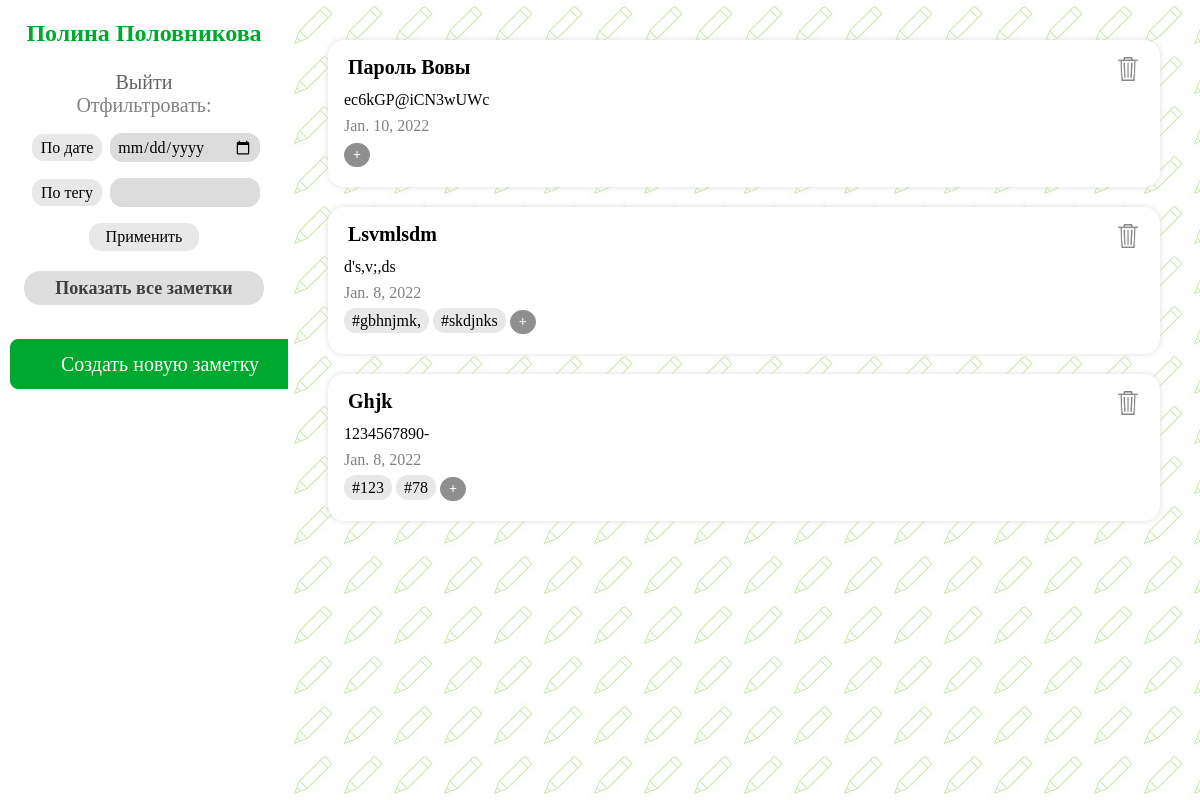
The page /evernote/main (signed in) on the database its author committed.
### evernote/models.py (models this page shows, shortened)
class Note(models.Model):
    person = models.ForeignKey(User, on_delete=models.SET_NULL, null=True)
    name = models.CharField(max_length=45, null=False)
    date = models.DateField(auto_now=True, null=False)
    text = models.TextField(null=True)

class NoteHasTag(models.Model):
    note = models.ForeignKey(Note, on_delete=models.CASCADE, null=False)
    tag = models.ForeignKey(Tag, on_delete=models.CASCADE, null=False)

class Tag(models.Model):
    name = models.CharField(max_length=45, null=False, unique=False)

### evernote/views.py (the view)
# urls.py: path('evernote/main', views.show_main, name='main_page'),
def show_main(request):
    if request.user.is_authenticated:
        notes = Note.objects.filter(person_id=request.user.id).order_by('-date')
        tags = Tag.objects.all()
        note_has_tag = NoteHasTag.objects.all()
        data = {'notes': notes, 'tags': tags, 'note_has_tag': note_has_tag}
        if request.method == 'POST':
            filter_form = FilterForm(request.POST)
            if filter_form.is_valid():
                if filter_form.cleaned_data['date'] is not None:
                    notes = notes.filter(date=filter_form.cleaned_data['date'])
                if filter_form.cleaned_data['tag'] != '':
                    notes = notes.filter(notehastag__tag__name=filter_form.cleaned_data['tag'])
                data['notes'] = notes
        else:
            filter_form = FilterForm()
        data['filter_form'] = filter_form
        return render(request, 'evernote/main.html', data)
    else:
        return redirect('registration_page')

### evernote/forms.py
class FilterForm(forms.Form):
    date = forms.DateField(widget=forms.DateInput(attrs={'type': 'date', 'class': 'filterForms'}), required=False,
                           label='По дате')
    tag = forms.CharField(widget=forms.TextInput(attrs={'class': 'filterForms'}), max_length=45, required=False,
                          label='По тегу')

### evernote/templates/evernote/main.html (shortened to what this page needs)
{% load static %}
<!DOCTYPE html>
<html lang="ru">
<head>
    <link rel="stylesheet" href="{% static 'evernote/css/style3.css' %}">
</head>
<body>
<div class="main">
    <div class="leftBlock">
        <div class="id">
            <p class="username">{{ user.first_name }} {{ user.last_name }}</p>
        </div>
        <div>
            <a href="{% url 'logout' %}" class="logout">Выйти</a>
        </div>
        <div class="filter">
            <div class="filter1">
                Отфильтровать:
            </div>
            <form action="{% url 'main_page' %}" method="post">
                <p><label class="filterBy"
                          for="{{ filter_form.date.id_for_label }}">{{ filter_form.date.label }}</label>
                    {{ filter_form.date }}
                </p>
                <p><label class="filterBy"
                          for="{{ filter_form.tag.id_for_label }}">{{ filter_form.tag.label }}</label>
                    {{ filter_form.tag }}
                </p>
                <button type="submit" class="filterButton">Применить</button>
            </form>
            <a href="{% url 'main_page' %}">
                <button class="allNotes">Показать все заметки</button>
            </a>
        </div>
        <div class="addNew">
            <a href="{% url 'add-note_page' %}">
                <button class="addNewNote">Создать новую заметку</button>
            </a>
        </div>
    </div>
    <div class="rightBlock">
        {% for note in notes %}
            <div class="divNote">
                <div class="noteRow">
                    <div class="noteTitle">
                        {{ note.name|capfirst }}
                    </div>
                    <div class="deleteNote1">
                        <a href="main/{{ note.pk }}">
                            <button class="deleteNote">
                                <img src="{% static '/evernote/img/delete.png' %}">
                            </button>
                        </a>
                    </div>
                </div>
                <div class="noteBody">
                    {{ note.text }}
                </div>
                <div class="noteDate">
                    {{ note.date }}
                </div>
                <div class="noteTags">
                    {% for tag in tags %}
                        {% for el in note_has_tag %}
                            {% if note.pk == el.note_id and tag.pk == el.tag_id %}
                                <span class="noteTag">#{{ tag.name }}</span>
                            {% endif %}
                        {% endfor %}
                    {% endfor %}
                    <a href="add-tag/{{ note.pk }}">
                        <button class=" addNewTag">+</button>
                    </a>
                </div>
            </div>
        {% endfor %}
    </div>
</div>
</body>
</html>

### evernote/static/evernote/css/style3.css (style rules this page uses)
* { box-sizing: border-box; }
body { margin: 0; }
html, body { height: 100%; }
.main { font-family: Georgia; height: 100%; display: flex; width: 100%; }
.leftBlock { display: flex; flex-direction: column; width: 24%; height: 100%; padding: 10px; background-color: white; text-align: center; }
.leftBlock .username { font-weight: bold; margin: 10px 0 24px; font-size: 24px; color: rgb(0, 168, 45); }
.leftBlock .filter1 { margin-bottom: 16px; font: 20px Georgia; color: #818181; }
.leftBlock .filterBy { font: 16px Georgia; background-color: #e8e8e8; border: 1px solid #e8e8e8; border-radius: 12px; height: 28px; width: 84px; padding: 4px 8px; margin: 0 4px 0; }
.filterForms { border-radius: 12px; border: 1px solid #dcdcdc; background-color: #dcdcdc; font: 16px Georgia; width: 150px; padding: 0 6px; height: 29px; }
.leftBlock .filterButton { font: 16px Georgia; background-color: #e8e8e8; border: 1px solid #e8e8e8; border-radius: 12px; height: 28px; width: 110px; padding: 4px 8px; margin: 0 4px 0; }
.deleteNote img { height: 24px; width: 20px; }
.deleteNote { border: none; background-color: white; }
.leftBlock .filter { margin-bottom: 24px; }
.leftBlock .addNewNote { width: 300px; height: 50px; border: 1px solid rgb(0, 168, 45); background-color: rgb(0, 168, 45); border-radius: 8px; font: 20px Georgia; color: white; }
.leftBlock .logout { margin-bottom: 16px; font: 20px Georgia; text-decoration: none; color: #656565; }
.allNotes { margin-top: 20px; margin-bottom: 10px; border: 1px solid #dedede; width: 240px; height: 34px; color: #3f3f3f; font: bold 18px Georgia; border-radius: 16px; background-color: #dedede; }
.rightBlock { overflow-y: auto; padding: 20px; width: 76%; background-image: url(/static/evernote/img/pencil.jpg); }
.divNote { font: 16px Georgia; padding: 16px; background-color: white; border-radius: 16px; margin: 20px 20px; box-shadow: 0 0 6px #dedede; }
.noteTitle { font-size: 20px; font-weight: bold; padding: 0 0 8px 4px; }
.noteBody { padding: 4px 0; text-align: justify; }
.noteDate { padding: 4px 0; color: gray; }
.noteTags { padding: 4px 0; }
.noteRow { display: flex; justify-content: space-between; }
.noteTag { background-color: #e8e8e8; border-radius: 12px; padding: 4px 8px; }
.addNewTag { border: 1px solid rgb(143, 143, 143); background-color: rgb(143, 143, 143); border-radius: 12px; font: bold 14px Georgia; color: white; height: 24px; padding: 2px 8px; }

### rows shown on the page
Note: name "Пароль Вовы", text "ec6kGP@iCN3wUWc", date "Jan. 10, 2022"
Note: name "Lsvmlsdm", text "d's,v;,ds", date "Jan. 8, 2022"
Tag: name "gbhnjmk,"
Tag: name "skdjnks"
Note: name "Ghjk", text "1234567890-", date "Jan. 8, 2022"
Tag: name "123"
Tag: name "78"

### other values the page prints
{{ user.first_name }} "Полина"
{{ user.last_name }} "Половникова"
{{ filter_form.date.label }} "По дате"
{{ filter_form.tag.label }} "По тегу"
